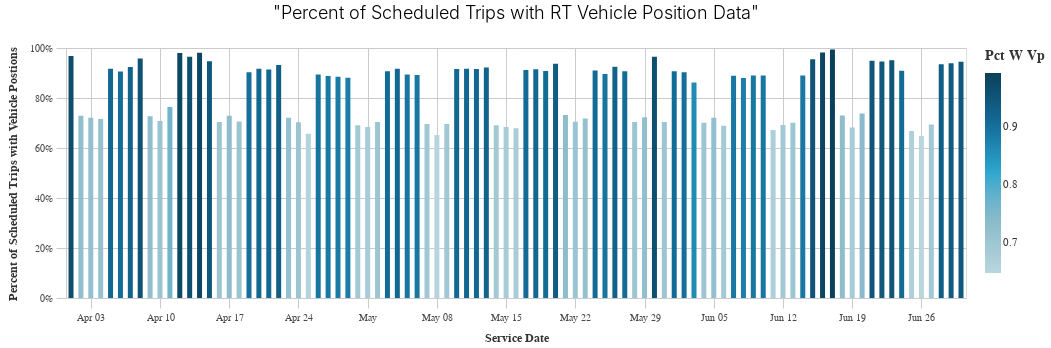

Write notebook code for a chart like this one.
### Code cell
bar = (alt.Chart(day_pct)
        .mark_bar(size=5)
        .encode(
            x=alt.X('service_date', title=utils.labeling('service_date'), sort=("x")),
            y=alt.Y('pct_w_vp:Q', title=utils.labeling('pct_w_vp'), axis=alt.Axis(format='%')),
            color=alt.Color(
                'pct_w_vp',
                scale=alt.Scale(range=altair_utils.CALITP_SEQUENTIAL_COLORS),
                legend=alt.Legend(title=(_dla_utils.labeling('pct_w_vp')), symbolLimit=10)
            )
        ).properties(title='"Percent of Scheduled Trips with RT Vehicle Position Data"'))
    
chart = styleguide.preset_chart_config(bar)
chart.properties(width=900)

### Figure 1 — Vega-Lite specification as saved in the notebook (floating-point values rounded to 4 significant figures)
{"config": {"view": {"continuousWidth": 400, "continuousHeight": 300}, "axis": {"domainColor": "#cbcbcb", "grid": true, "gridColor": "#cbcbcb", "gridWidth": 1, "labelColor": "#474747", "labelFont": "Nunito Sans", "labelFontSize": 10, "labelPadding": 4, "tickColor": "#cbcbcb", "tickSize": 10, "titleColor": "#333", "titleFont": "Raleway", "titleFontSize": 12, "titlePadding": 10}, "axisBand": {"grid": false}, "background": "white", "font": "Raleway", "header": {"labelFont": "Nunito Sans", "titleFont": "Raleway"}, "legend": {"labelColor": "#333", "labelFont": "Nunito Sans", "labelFontSize": 11, "labelLimit": 0, "padding": 1, "symbolSize": 30, "symbolType": "square", "titleColor": "#333", "titleFont": "Raleway", "titleFontSize": 14, "titlePadding": 10}, "title": {"anchor": "middle", "font": "Raleway", "fontSize": 18, "fontWeight": 300, "offset": 20}}, "data": {"name": "data-e5ea05dfcca5db4d5dcfa13a6f478ace"}, "mark": {"type": "bar", "size": 5}, "encoding": {"color": {"field": "pct_w_vp", "legend": {"symbolLimit": 10, "title": "Pct W Vp"}, "scale": {"range": ["#B9D6DF", "#8CBCCB", "#2EA8CE", "#136C97", "#0B405B"]}, "type": "quantitative"}, "x": {"field": "service_date", "sort": "x", "title": "Service Date", "type": "temporal"}, "y": {"axis": {"format": "%"}, "field": "pct_w_vp", "title": "Percent of Scheduled Trips with Vehicle Postions", "type": "quantitative"}}, "height": 250, "title": "\"Percent of Scheduled Trips with RT Vehicle Position Data\"", "width": 900, "$schema": "https://vega.github.io/schema/vega-lite/v4.17.0.json", "datasets": {"data-e5ea05dfcca5db4d5dcfa13a6f478ace": [{"calitp_itp_id": 300, "agency_name": "Big Blue Bus", "calitp_url_number": 0, "service_date": "2022-04-01T00:00:00", "weekday": "Friday", "month": "April", "total_num_sched": 1562, "total_num_vp": 1512, "pct_w_vp": 0.968}, {"calitp_itp_id": 300, "agency_name": "Big Blue Bus", "calitp_url_number": 0, "service_date": "2022-04-02T00:00:00", "weekday": "Saturday", "month": "April", "total_num_sched": 871, "total_num_vp": 635, "pct_w_vp": 0.729}, {"calitp_itp_id": 300, "agency_name": "Big Blue Bus", "calitp_url_number": 0, "service_date": "2022-04-03T00:00:00", "weekday": "Sunday", "month": "April", "total_num_sched": 771, "total_num_vp": 556, "pct_w_vp": 0.7211}, {"calitp_itp_id": 300, "agency_name": "Big Blue Bus", "calitp_url_number": 0, "service_date": "2022-04-04T00:00:00", "weekday": "Monday", "month": "April", "total_num_sched": 1518, "total_num_vp": 1087, "pct_w_vp": 0.7161}, {"calitp_itp_id": 300, "agency_name": "Big Blue Bus", "calitp_url_number": 0, "service_date": "2022-04-05T00:00:00", "weekday": "Tuesday", "month": "April", "total_num_sched": 1616, "total_num_vp": 1482, "pct_w_vp": 0.9171}, {"calitp_itp_id": 300, "agency_name": "Big Blue Bus", "calitp_url_number": 0, "service_date": "2022-04-06T00:00:00", "weekday": "Wednesday", "month": "April", "total_num_sched": 1608, "total_num_vp": 1457, "pct_w_vp": 0.9061}, {"calitp_itp_id": 300, "agency_name": "Big Blue Bus", "calitp_url_number": 0, "service_date": "2022-04-07T00:00:00", "weekday": "Thursday", "month": "April", "total_num_sched": 1628, "total_num_vp": 1505, "pct_w_vp": 0.9244}, {"calitp_itp_id": 300, "agency_name": "Big Blue Bus", "calitp_url_number": 0, "service_date": "2022-04-08T00:00:00", "weekday": "Friday", "month": "April", "total_num_sched": 1558, "total_num_vp": 1492, "pct_w_vp": 0.9576}, {"calitp_itp_id": 300, "agency_name": "Big Blue Bus", "calitp_url_number": 0, "service_date": "2022-04-09T00:00:00", "weekday": "Saturday", "month": "April", "total_num_sched": 873, "total_num_vp": 635, "pct_w_vp": 0.7274}, {"calitp_itp_id": 300, "agency_name": "Big Blue Bus", "calitp_url_number": 0, "service_date": "2022-04-10T00:00:00", "weekday": "Sunday", "month": "April", "total_num_sched": 773, "total_num_vp": 547, "pct_w_vp": 0.7076}, {"calitp_itp_id": 300, "agency_name": "Big Blue Bus", "calitp_url_number": 0, "service_date": "2022-04-11T00:00:00", "weekday": "Monday", "month": "April", "total_num_sched": 1412, "total_num_vp": 1079, "pct_w_vp": 0.7642}, {"calitp_itp_id": 300, "agency_name": "Big Blue Bus", "calitp_url_number": 0, "service_date": "2022-04-12T00:00:00", "weekday": "Tuesday", "month": "April", "total_num_sched": 1507, "total_num_vp": 1477, "pct_w_vp": 0.9801}, {"calitp_itp_id": 300, "agency_name": "Big Blue Bus", "calitp_url_number": 0, "service_date": "2022-04-13T00:00:00", "weekday": "Wednesday", "month": "April", "total_num_sched": 1512, "total_num_vp": 1459, "pct_w_vp": 0.9649}, {"calitp_itp_id": 300, "agency_name": "Big Blue Bus", "calitp_url_number": 0, "service_date": "2022-04-14T00:00:00", "weekday": "Thursday", "month": "April", "total_num_sched": 1508, "total_num_vp": 1480, "pct_w_vp": 0.9814}, {"calitp_itp_id": 300, "agency_name": "Big Blue Bus", "calitp_url_number": 0, "service_date": "2022-04-15T00:00:00", "weekday": "Friday", "month": "April", "total_num_sched": 1511, "total_num_vp": 1431, "pct_w_vp": 0.9471}, {"calitp_itp_id": 300, "agency_name": "Big Blue Bus", "calitp_url_number": 0, "service_date": "2022-04-16T00:00:00", "weekday": "Saturday", "month": "April", "total_num_sched": 874, "total_num_vp": 615, "pct_w_vp": 0.7037}, {"calitp_itp_id": 300, "agency_name": "Big Blue Bus", "calitp_url_number": 0, "service_date": "2022-04-17T00:00:00", "weekday": "Sunday", "month": "April", "total_num_sched": 772, "total_num_vp": 563, "pct_w_vp": 0.7293}, {"calitp_itp_id": 300, "agency_name": "Big Blue Bus", "calitp_url_number": 0, "service_date": "2022-04-18T00:00:00", "weekday": "Monday", "month": "April", "total_num_sched": 1519, "total_num_vp": 1073, "pct_w_vp": 0.7064}, {"calitp_itp_id": 300, "agency_name": "Big Blue Bus", "calitp_url_number": 0, "service_date": "2022-04-19T00:00:00", "weekday": "Tuesday", "month": "April", "total_num_sched": 1620, "total_num_vp": 1463, "pct_w_vp": 0.9031}, {"calitp_itp_id": 300, "agency_name": "Big Blue Bus", "calitp_url_number": 0, "service_date": "2022-04-20T00:00:00", "weekday": "Wednesday", "month": "April", "total_num_sched": 1619, "total_num_vp": 1484, "pct_w_vp": 0.9166}, {"calitp_itp_id": 300, "agency_name": "Big Blue Bus", "calitp_url_number": 0, "service_date": "2022-04-21T00:00:00", "weekday": "Thursday", "month": "April", "total_num_sched": 1622, "total_num_vp": 1483, "pct_w_vp": 0.9143}, {"calitp_itp_id": 300, "agency_name": "Big Blue Bus", "calitp_url_number": 0, "service_date": "2022-04-22T00:00:00", "weekday": "Friday", "month": "April", "total_num_sched": 1569, "total_num_vp": 1463, "pct_w_vp": 0.9324}, {"calitp_itp_id": 300, "agency_name": "Big Blue Bus", "calitp_url_number": 0, "service_date": "2022-04-23T00:00:00", "weekday": "Saturday", "month": "April", "total_num_sched": 870, "total_num_vp": 627, "pct_w_vp": 0.7207}, {"calitp_itp_id": 300, "agency_name": "Big Blue Bus", "calitp_url_number": 0, "service_date": "2022-04-24T00:00:00", "weekday": "Sunday", "month": "April", "total_num_sched": 772, "total_num_vp": 543, "pct_w_vp": 0.7034}, {"calitp_itp_id": 300, "agency_name": "Big Blue Bus", "calitp_url_number": 0, "service_date": "2022-04-25T00:00:00", "weekday": "Monday", "month": "April", "total_num_sched": 1518, "total_num_vp": 997, "pct_w_vp": 0.6568}, {"calitp_itp_id": 300, "agency_name": "Big Blue Bus", "calitp_url_number": 0, "service_date": "2022-04-26T00:00:00", "weekday": "Tuesday", "month": "April", "total_num_sched": 1611, "total_num_vp": 1441, "pct_w_vp": 0.8945}, {"calitp_itp_id": 300, "agency_name": "Big Blue Bus", "calitp_url_number": 0, "service_date": "2022-04-27T00:00:00", "weekday": "Wednesday", "month": "April", "total_num_sched": 1614, "total_num_vp": 1434, "pct_w_vp": 0.8885}, {"calitp_itp_id": 300, "agency_name": "Big Blue Bus", "calitp_url_number": 0, "service_date": "2022-04-28T00:00:00", "weekday": "Thursday", "month": "April", "total_num_sched": 1607, "total_num_vp": 1422, "pct_w_vp": 0.8849}, {"calitp_itp_id": 300, "agency_name": "Big Blue Bus", "calitp_url_number": 0, "service_date": "2022-04-29T00:00:00", "weekday": "Friday", "month": "April", "total_num_sched": 1544, "total_num_vp": 1361, "pct_w_vp": 0.8815}, {"calitp_itp_id": 300, "agency_name": "Big Blue Bus", "calitp_url_number": 0, "service_date": "2022-04-30T00:00:00", "weekday": "Saturday", "month": "April", "total_num_sched": 873, "total_num_vp": 603, "pct_w_vp": 0.6907}, {"calitp_itp_id": 300, "agency_name": "Big Blue Bus", "calitp_url_number": 0, "service_date": "2022-05-01T00:00:00", "weekday": "Sunday", "month": "May", "total_num_sched": 771, "total_num_vp": 527, "pct_w_vp": 0.6835}, {"calitp_itp_id": 300, "agency_name": "Big Blue Bus", "calitp_url_number": 0, "service_date": "2022-05-02T00:00:00", "weekday": "Monday", "month": "May", "total_num_sched": 1519, "total_num_vp": 1069, "pct_w_vp": 0.7038}, {"calitp_itp_id": 300, "agency_name": "Big Blue Bus", "calitp_url_number": 0, "service_date": "2022-05-03T00:00:00", "weekday": "Tuesday", "month": "May", "total_num_sched": 1624, "total_num_vp": 1473, "pct_w_vp": 0.907}, {"calitp_itp_id": 300, "agency_name": "Big Blue Bus", "calitp_url_number": 0, "service_date": "2022-05-04T00:00:00", "weekday": "Wednesday", "month": "May", "total_num_sched": 1622, "total_num_vp": 1487, "pct_w_vp": 0.9168}, {"calitp_itp_id": 300, "agency_name": "Big Blue Bus", "calitp_url_number": 0, "service_date": "2022-05-05T00:00:00", "weekday": "Thursday", "month": "May", "total_num_sched": 1628, "total_num_vp": 1455, "pct_w_vp": 0.8937}, {"calitp_itp_id": 300, "agency_name": "Big Blue Bus", "calitp_url_number": 0, "service_date": "2022-05-06T00:00:00", "weekday": "Friday", "month": "May", "total_num_sched": 1561, "total_num_vp": 1392, "pct_w_vp": 0.8917}, {"calitp_itp_id": 300, "agency_name": "Big Blue Bus", "calitp_url_number": 0, "service_date": "2022-05-07T00:00:00", "weekday": "Saturday", "month": "May", "total_num_sched": 874, "total_num_vp": 608, "pct_w_vp": 0.6957}, {"calitp_itp_id": 300, "agency_name": "Big Blue Bus", "calitp_url_number": 0, "service_date": "2022-05-08T00:00:00", "weekday": "Sunday", "month": "May", "total_num_sched": 773, "total_num_vp": 504, "pct_w_vp": 0.652}, {"calitp_itp_id": 300, "agency_name": "Big Blue Bus", "calitp_url_number": 0, "service_date": "2022-05-09T00:00:00", "weekday": "Monday", "month": "May", "total_num_sched": 1523, "total_num_vp": 1060, "pct_w_vp": 0.696}, {"calitp_itp_id": 300, "agency_name": "Big Blue Bus", "calitp_url_number": 0, "service_date": "2022-05-10T00:00:00", "weekday": "Tuesday", "month": "May", "total_num_sched": 1618, "total_num_vp": 1482, "pct_w_vp": 0.9159}, {"calitp_itp_id": 300, "agency_name": "Big Blue Bus", "calitp_url_number": 0, "service_date": "2022-05-11T00:00:00", "weekday": "Wednesday", "month": "May", "total_num_sched": 1617, "total_num_vp": 1482, "pct_w_vp": 0.9165}, {"calitp_itp_id": 300, "agency_name": "Big Blue Bus", "calitp_url_number": 0, "service_date": "2022-05-12T00:00:00", "weekday": "Thursday", "month": "May", "total_num_sched": 1619, "total_num_vp": 1483, "pct_w_vp": 0.916}, {"calitp_itp_id": 300, "agency_name": "Big Blue Bus", "calitp_url_number": 0, "service_date": "2022-05-13T00:00:00", "weekday": "Friday", "month": "May", "total_num_sched": 1560, "total_num_vp": 1439, "pct_w_vp": 0.9224}, {"calitp_itp_id": 300, "agency_name": "Big Blue Bus", "calitp_url_number": 0, "service_date": "2022-05-14T00:00:00", "weekday": "Saturday", "month": "May", "total_num_sched": 874, "total_num_vp": 604, "pct_w_vp": 0.6911}, {"calitp_itp_id": 300, "agency_name": "Big Blue Bus", "calitp_url_number": 0, "service_date": "2022-05-15T00:00:00", "weekday": "Sunday", "month": "May", "total_num_sched": 771, "total_num_vp": 527, "pct_w_vp": 0.6835}, {"calitp_itp_id": 300, "agency_name": "Big Blue Bus", "calitp_url_number": 0, "service_date": "2022-05-16T00:00:00", "weekday": "Monday", "month": "May", "total_num_sched": 1518, "total_num_vp": 1030, "pct_w_vp": 0.6785}, {"calitp_itp_id": 300, "agency_name": "Big Blue Bus", "calitp_url_number": 0, "service_date": "2022-05-17T00:00:00", "weekday": "Tuesday", "month": "May", "total_num_sched": 1621, "total_num_vp": 1478, "pct_w_vp": 0.9118}, {"calitp_itp_id": 300, "agency_name": "Big Blue Bus", "calitp_url_number": 0, "service_date": "2022-05-18T00:00:00", "weekday": "Wednesday", "month": "May", "total_num_sched": 1627, "total_num_vp": 1488, "pct_w_vp": 0.9146}, {"calitp_itp_id": 300, "agency_name": "Big Blue Bus", "calitp_url_number": 0, "service_date": "2022-05-19T00:00:00", "weekday": "Thursday", "month": "May", "total_num_sched": 1625, "total_num_vp": 1476, "pct_w_vp": 0.9083}, {"calitp_itp_id": 300, "agency_name": "Big Blue Bus", "calitp_url_number": 0, "service_date": "2022-05-20T00:00:00", "weekday": "Friday", "month": "May", "total_num_sched": 1564, "total_num_vp": 1466, "pct_w_vp": 0.9373}, {"calitp_itp_id": 300, "agency_name": "Big Blue Bus", "calitp_url_number": 0, "service_date": "2022-05-21T00:00:00", "weekday": "Saturday", "month": "May", "total_num_sched": 877, "total_num_vp": 642, "pct_w_vp": 0.732}, {"calitp_itp_id": 300, "agency_name": "Big Blue Bus", "calitp_url_number": 0, "service_date": "2022-05-22T00:00:00", "weekday": "Sunday", "month": "May", "total_num_sched": 770, "total_num_vp": 543, "pct_w_vp": 0.7052}, {"calitp_itp_id": 300, "agency_name": "Big Blue Bus", "calitp_url_number": 0, "service_date": "2022-05-23T00:00:00", "weekday": "Monday", "month": "May", "total_num_sched": 1524, "total_num_vp": 1094, "pct_w_vp": 0.7178}, {"calitp_itp_id": 300, "agency_name": "Big Blue Bus", "calitp_url_number": 0, "service_date": "2022-05-24T00:00:00", "weekday": "Tuesday", "month": "May", "total_num_sched": 1619, "total_num_vp": 1473, "pct_w_vp": 0.9098}, {"calitp_itp_id": 300, "agency_name": "Big Blue Bus", "calitp_url_number": 0, "service_date": "2022-05-25T00:00:00", "weekday": "Wednesday", "month": "May", "total_num_sched": 1618, "total_num_vp": 1450, "pct_w_vp": 0.8962}, {"calitp_itp_id": 300, "agency_name": "Big Blue Bus", "calitp_url_number": 0, "service_date": "2022-05-26T00:00:00", "weekday": "Thursday", "month": "May", "total_num_sched": 1618, "total_num_vp": 1496, "pct_w_vp": 0.9246}, {"calitp_itp_id": 300, "agency_name": "Big Blue Bus", "calitp_url_number": 0, "service_date": "2022-05-27T00:00:00", "weekday": "Friday", "month": "May", "total_num_sched": 1563, "total_num_vp": 1417, "pct_w_vp": 0.9066}, {"calitp_itp_id": 300, "agency_name": "Big Blue Bus", "calitp_url_number": 0, "service_date": "2022-05-28T00:00:00", "weekday": "Saturday", "month": "May", "total_num_sched": 873, "total_num_vp": 615, "pct_w_vp": 0.7045}, {"calitp_itp_id": 300, "agency_name": "Big Blue Bus", "calitp_url_number": 0, "service_date": "2022-05-29T00:00:00", "weekday": "Sunday", "month": "May", "total_num_sched": 773, "total_num_vp": 559, "pct_w_vp": 0.7232}, {"calitp_itp_id": 300, "agency_name": "Big Blue Bus", "calitp_url_number": 0, "service_date": "2022-05-30T00:00:00", "weekday": "Monday", "month": "May", "total_num_sched": 829, "total_num_vp": 800, "pct_w_vp": 0.965}, {"calitp_itp_id": 300, "agency_name": "Big Blue Bus", "calitp_url_number": 0, "service_date": "2022-05-31T00:00:00", "weekday": "Tuesday", "month": "May", "total_num_sched": 1516, "total_num_vp": 1067, "pct_w_vp": 0.7038}, {"calitp_itp_id": 300, "agency_name": "Big Blue Bus", "calitp_url_number": 0, "service_date": "2022-06-01T00:00:00", "weekday": "Wednesday", "month": "June", "total_num_sched": 1613, "total_num_vp": 1463, "pct_w_vp": 0.907}, {"calitp_itp_id": 300, "agency_name": "Big Blue Bus", "calitp_url_number": 0, "service_date": "2022-06-02T00:00:00", "weekday": "Thursday", "month": "June", "total_num_sched": 1614, "total_num_vp": 1458, "pct_w_vp": 0.9033}, {"calitp_itp_id": 300, "agency_name": "Big Blue Bus", "calitp_url_number": 0, "service_date": "2022-06-03T00:00:00", "weekday": "Friday", "month": "June", "total_num_sched": 1609, "total_num_vp": 1387, "pct_w_vp": 0.862}, {"calitp_itp_id": 300, "agency_name": "Big Blue Bus", "calitp_url_number": 0, "service_date": "2022-06-04T00:00:00", "weekday": "Saturday", "month": "June", "total_num_sched": 870, "total_num_vp": 610, "pct_w_vp": 0.7011}, {"calitp_itp_id": 300, "agency_name": "Big Blue Bus", "calitp_url_number": 0, "service_date": "2022-06-05T00:00:00", "weekday": "Sunday", "month": "June", "total_num_sched": 773, "total_num_vp": 557, "pct_w_vp": 0.7206}, {"calitp_itp_id": 300, "agency_name": "Big Blue Bus", "calitp_url_number": 0, "service_date": "2022-06-06T00:00:00", "weekday": "Monday", "month": "June", "total_num_sched": 1520, "total_num_vp": 1048, "pct_w_vp": 0.6895}, {"calitp_itp_id": 300, "agency_name": "Big Blue Bus", "calitp_url_number": 0, "service_date": "2022-06-07T00:00:00", "weekday": "Tuesday", "month": "June", "total_num_sched": 1608, "total_num_vp": 1430, "pct_w_vp": 0.8893}, {"calitp_itp_id": 300, "agency_name": "Big Blue Bus", "calitp_url_number": 0, "service_date": "2022-06-08T00:00:00", "weekday": "Wednesday", "month": "June", "total_num_sched": 1610, "total_num_vp": 1416, "pct_w_vp": 0.8795}, {"calitp_itp_id": 300, "agency_name": "Big Blue Bus", "calitp_url_number": 0, "service_date": "2022-06-09T00:00:00", "weekday": "Thursday", "month": "June", "total_num_sched": 1613, "total_num_vp": 1436, "pct_w_vp": 0.8903}, {"calitp_itp_id": 300, "agency_name": "Big Blue Bus", "calitp_url_number": 0, "service_date": "2022-06-10T00:00:00", "weekday": "Friday", "month": "June", "total_num_sched": 1552, "total_num_vp": 1382, "pct_w_vp": 0.8905}, {"calitp_itp_id": 300, "agency_name": "Big Blue Bus", "calitp_url_number": 0, "service_date": "2022-06-11T00:00:00", "weekday": "Saturday", "month": "June", "total_num_sched": 872, "total_num_vp": 586, "pct_w_vp": 0.672}, {"calitp_itp_id": 300, "agency_name": "Big Blue Bus", "calitp_url_number": 0, "service_date": "2022-06-12T00:00:00", "weekday": "Sunday", "month": "June", "total_num_sched": 770, "total_num_vp": 533, "pct_w_vp": 0.6922}, {"calitp_itp_id": 300, "agency_name": "Big Blue Bus", "calitp_url_number": 0, "service_date": "2022-06-13T00:00:00", "weekday": "Monday", "month": "June", "total_num_sched": 1516, "total_num_vp": 1063, "pct_w_vp": 0.7012}, {"calitp_itp_id": 300, "agency_name": "Big Blue Bus", "calitp_url_number": 0, "service_date": "2022-06-14T00:00:00", "weekday": "Tuesday", "month": "June", "total_num_sched": 1602, "total_num_vp": 1425, "pct_w_vp": 0.8895}, {"calitp_itp_id": 300, "agency_name": "Big Blue Bus", "calitp_url_number": 0, "service_date": "2022-06-15T00:00:00", "weekday": "Wednesday", "month": "June", "total_num_sched": 1505, "total_num_vp": 1437, "pct_w_vp": 0.9548}, {"calitp_itp_id": 300, "agency_name": "Big Blue Bus", "calitp_url_number": 0, "service_date": "2022-06-16T00:00:00", "weekday": "Thursday", "month": "June", "total_num_sched": 1514, "total_num_vp": 1487, "pct_w_vp": 0.9822}, {"calitp_itp_id": 300, "agency_name": "Big Blue Bus", "calitp_url_number": 0, "service_date": "2022-06-17T00:00:00", "weekday": "Friday", "month": "June", "total_num_sched": 1516, "total_num_vp": 1507, "pct_w_vp": 0.9941}, {"calitp_itp_id": 300, "agency_name": "Big Blue Bus", "calitp_url_number": 0, "service_date": "2022-06-18T00:00:00", "weekday": "Saturday", "month": "June", "total_num_sched": 877, "total_num_vp": 640, "pct_w_vp": 0.7298}, {"calitp_itp_id": 300, "agency_name": "Big Blue Bus", "calitp_url_number": 0, "service_date": "2022-06-19T00:00:00", "weekday": "Sunday", "month": "June", "total_num_sched": 774, "total_num_vp": 528, "pct_w_vp": 0.6822}, {"calitp_itp_id": 300, "agency_name": "Big Blue Bus", "calitp_url_number": 0, "service_date": "2022-06-20T00:00:00", "weekday": "Monday", "month": "June", "total_num_sched": 1465, "total_num_vp": 1081, "pct_w_vp": 0.7379}, {"calitp_itp_id": 300, "agency_name": "Big Blue Bus", "calitp_url_number": 0, "service_date": "2022-06-21T00:00:00", "weekday": "Tuesday", "month": "June", "total_num_sched": 1564, "total_num_vp": 1484, "pct_w_vp": 0.9488}, {"calitp_itp_id": 300, "agency_name": "Big Blue Bus", "calitp_url_number": 0, "service_date": "2022-06-22T00:00:00", "weekday": "Wednesday", "month": "June", "total_num_sched": 1572, "total_num_vp": 1487, "pct_w_vp": 0.9459}, {"calitp_itp_id": 300, "agency_name": "Big Blue Bus", "calitp_url_number": 0, "service_date": "2022-06-23T00:00:00", "weekday": "Thursday", "month": "June", "total_num_sched": 1558, "total_num_vp": 1481, "pct_w_vp": 0.9506}, {"calitp_itp_id": 300, "agency_name": "Big Blue Bus", "calitp_url_number": 0, "service_date": "2022-06-24T00:00:00", "weekday": "Friday", "month": "June", "total_num_sched": 1556, "total_num_vp": 1415, "pct_w_vp": 0.9094}, {"calitp_itp_id": 300, "agency_name": "Big Blue Bus", "calitp_url_number": 0, "service_date": "2022-06-25T00:00:00", "weekday": "Saturday", "month": "June", "total_num_sched": 871, "total_num_vp": 582, "pct_w_vp": 0.6682}, {"calitp_itp_id": 300, "agency_name": "Big Blue Bus", "calitp_url_number": 0, "service_date": "2022-06-26T00:00:00", "weekday": "Sunday", "month": "June", "total_num_sched": 772, "total_num_vp": 500, "pct_w_vp": 0.6477}, {"calitp_itp_id": 300, "agency_name": "Big Blue Bus", "calitp_url_number": 0, "service_date": "2022-06-27T00:00:00", "weekday": "Monday", "month": "June", "total_num_sched": 1465, "total_num_vp": 1017, "pct_w_vp": 0.6942}, {"calitp_itp_id": 300, "agency_name": "Big Blue Bus", "calitp_url_number": 0, "service_date": "2022-06-28T00:00:00", "weekday": "Tuesday", "month": "June", "total_num_sched": 1559, "total_num_vp": 1457, "pct_w_vp": 0.9346}, {"calitp_itp_id": 300, "agency_name": "Big Blue Bus", "calitp_url_number": 0, "service_date": "2022-06-29T00:00:00", "weekday": "Wednesday", "month": "June", "total_num_sched": 1548, "total_num_vp": 1454, "pct_w_vp": 0.9393}, {"calitp_itp_id": 300, "agency_name": "Big Blue Bus", "calitp_url_number": 0, "service_date": "2022-06-30T00:00:00", "weekday": "Thursday", "month": "June", "total_num_sched": 1568, "total_num_vp": 1481, "pct_w_vp": 0.9445}]}}
